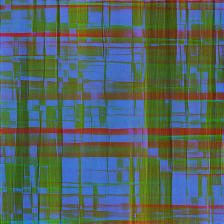
#> input picture results_hpc/ddpm_scratch_10000step_bs8_dataDrivenDiag_precomputed/samples/step_001000_000.png, 224 x 224 px; its folder holds only this picture in this run
$ python analyze_ddpm_50k_comparison_fast.py
#> lines starting #> are read from the running program, lines starting #| are printed output that depends on the picture
"""Fast NumPy/Pillow analysis for the 50k DDPM GAF comparison."""

from __future__ import annotations

import csv
import json
import math
import re
import argparse
from collections import Counter, defaultdict
from pathlib import Path

import numpy as np
from PIL import Image, ImageDraw, ImageFont


PURE_DIR = Path("/home/jliu/Thesis/results_hpc/ddpm_scratch_50000step_bs8_pureMSE/samples")
DIAG_DIR = Path("/home/jliu/Thesis/results_hpc/ddpm_scratch_50000step_bs8_dataDrivenDiag_precomputed/samples")
REAL_DIR = Path("/mnt/beegfs-compat/jliu/Thesis_data/data_no_speed_delta_displacement_paired/images")
OUT_DIR = Path("/home/jliu/Thesis/results_hpc/ddpm_50k_comparison_analysis")
TARGET_RGB = np.array([-0.3689744770526886, 0.003921627998352051, 0.7749511003494263], dtype=np.float64)
REAL_DIAGNOSTIC_LIMIT = 80
STEP_RE = re.compile(r"step_(\d+)_")


def list_pngs(path: Path) -> list[Path]:
    return sorted(p for p in path.rglob("*.png") if p.is_file())


def load_norm(path: Path) -> np.ndarray:
    return np.asarray(Image.open(path).convert("RGB"), dtype=np.float32) / 127.5 - 1.0


def step_groups(paths: list[Path]) -> dict[str, int]:
    groups: dict[str, int] = defaultdict(int)
    for path in paths:
        match = STEP_RE.search(path.name)
        groups[match.group(1) if match else "unknown"] += 1
    return dict(sorted(groups.items()))


def image_diagnostics(img: np.ndarray) -> dict[str, object]:
    diag = np.diagonal(img, axis1=0, axis2=1).T
    symmetry = float(np.mean(np.abs(img - np.transpose(img, (1, 0, 2))))) if img.shape[0] == img.shape[1] else None
    dx = float(np.mean(np.abs(np.diff(img, axis=1))))
    dy = float(np.mean(np.abs(np.diff(img, axis=0))))
    return {
        "diag_rgb": np.mean(diag, axis=0).astype(float).tolist(),
        "symmetry_error": symmetry,
        "edge_strength": dx + dy,
    }


def analyze_set(label: str, paths: list[Path], diagnostic_limit: int | None = None) -> dict[str, object]:
    hist_rgb = np.zeros((3, 256), dtype=np.int64)
    hist_all = np.zeros(256, dtype=np.int64)
    sizes = Counter()
    diag_values: list[list[float]] = []
    symmetry_values: list[float] = []
    edge_values: list[float] = []
    metric_paths = set(paths if diagnostic_limit is None else paths[:diagnostic_limit])

    for path in paths:
        raw = np.asarray(Image.open(path).convert("RGB"), dtype=np.uint8)
        sizes[f"{raw.shape[1]}x{raw.shape[0]}"] += 1
        for c in range(3):
            hist_rgb[c] += np.bincount(raw[:, :, c].ravel(), minlength=256)
        hist_all += np.bincount(raw.ravel(), minlength=256)

        if path in metric_paths:
            diag = image_diagnostics(raw.astype(np.float32) / 127.5 - 1.0)
            diag_values.append(diag["diag_rgb"])
            if diag["symmetry_error"] is not None:
                symmetry_values.append(float(diag["symmetry_error"]))
            edge_values.append(float(diag["edge_strength"]))

    values = np.arange(256, dtype=np.float64) / 127.5 - 1.0

    def mean_std(hist: np.ndarray) -> tuple[float, float]:
        n = int(hist.sum())
        mean = float((values * hist).sum() / n)
        var = float((((values - mean) ** 2) * hist).sum() / (n - 1)) if n > 1 else 0.0
        return mean, math.sqrt(var)

    def quantile(hist: np.ndarray, q: float) -> float:
        idx = int(np.searchsorted(np.cumsum(hist), math.ceil(float(hist.sum()) * q), side="left"))
        return float(values[min(idx, 255)])

    rgb_mean_std = [mean_std(hist_rgb[c]) for c in range(3)]
    overall_mean, overall_std = mean_std(hist_all)
    diag_array = np.array(diag_values, dtype=np.float64) if diag_values else np.zeros((0, 3), dtype=np.float64)

    return {
        "label": label,
        "num_images": len(paths),
        "num_diagnostic_images": len(metric_paths),
        "sizes": dict(sizes),
        "step_groups": step_groups(paths),
        "rgb_mean": [x[0] for x in rgb_mean_std],
        "rgb_std": [x[1] for x in rgb_mean_std],
        "rgb_quantiles": {
            "q01": [quantile(hist_rgb[c], 0.01) for c in range(3)],
            "q50": [quantile(hist_rgb[c], 0.50) for c in range(3)],
            "q99": [quantile(hist_rgb[c], 0.99) for c in range(3)],
        },
        "overall": {
            "mean": overall_mean,
            "std": overall_std,
            "q01": quantile(hist_all, 0.01),
            "q50": quantile(hist_all, 0.50),
            "q99": quantile(hist_all, 0.99),
        },
        "diag_rgb_mean": diag_array.mean(axis=0).astype(float).tolist(),
        "diag_rgb_std": diag_array.std(axis=0, ddof=1).astype(float).tolist(),
        "symmetry_error": {
            "mean": float(np.mean(symmetry_values)),
            "std": float(np.std(symmetry_values, ddof=1)),
        },
        "edge_strength": {
            "mean": float(np.mean(edge_values)),
            "std": float(np.std(edge_values, ddof=1)),
        },
        "paths": [str(p) for p in paths],
    }


def pick_representatives(paths: list[Path], root: Path, prefix: str) -> list[tuple[str, Path]]:
    if not paths:
        return []
    preferred = [
        ("2.5k", root / "step_002500_000.png"),
        ("25k", root / "step_025000_000.png"),
        ("50k", root / "step_050000_000.png"),
        ("25k", root / "checkpoint-25000" / "sample_000000.png"),
        ("50k", root / "checkpoint-50000" / "sample_000000.png"),
    ]
    selected: list[tuple[str, Path]] = []
    for label, path in preferred:
        if path.exists():
            selected.append((f"{prefix} {label}", path))
    if selected:
        return selected[:3]
    indices = sorted(set([0, len(paths) // 2, len(paths) - 1]))
    return [(f"{prefix} {i + 1}", paths[i]) for i in indices]


def make_grid(out_path: Path, pure_paths: list[Path], diag_paths: list[Path], pure_root: Path, diag_root: Path) -> None:
    selected = []
    pure_reps = pick_representatives(pure_paths, pure_root, "pure")
    diag_reps = pick_representatives(diag_paths, diag_root, "diag")
    for i in range(max(len(pure_reps), len(diag_reps))):
        if i < len(pure_reps):
            selected.append(pure_reps[i])
        if i < len(diag_reps):
            selected.append(diag_reps[i])
    selected = selected[:6]
    tile_w, tile_h, label_h = 224, 224, 24
    canvas = Image.new("RGB", (tile_w * len(selected), tile_h + label_h), "white")
    draw = ImageDraw.Draw(canvas)
    try:
        font = ImageFont.load_default()
    except Exception:
        font = None
    for i, (label, path) in enumerate(selected):
        canvas.paste(Image.open(path).convert("RGB").resize((tile_w, tile_h)), (i * tile_w, label_h))
        draw.text((i * tile_w + 6, 6), label, fill=(0, 0, 0), font=font)
    canvas.save(out_path)


def main() -> None:
    args = parse_args()
    out_dir = args.output_dir.resolve()
    pure_dir = args.pure_dir.resolve()
    diag_dir = args.diag_dir.resolve()
    real_dir = args.real_dir.resolve()

    out_dir.mkdir(parents=True, exist_ok=True)
    pure_paths = list_pngs(pure_dir)
    diag_paths = list_pngs(diag_dir)
    real_paths = list_pngs(real_dir)
    results = {
        "analysis_note": "Pixel values are normalized from uint8 PNG values to [-1, 1] as value / 127.5 - 1.",
        "target_rgb": TARGET_RGB.astype(float).tolist(),
        "sets": {
            "real": analyze_set("real", real_paths, diagnostic_limit=REAL_DIAGNOSTIC_LIMIT),
            "pureMSE": analyze_set("pureMSE", pure_paths),
            "dataDrivenDiag": analyze_set("dataDrivenDiag", diag_paths),
        },
        "file_structure": {
            "pureMSE_dir": str(pure_dir),
            "dataDrivenDiag_dir": str(diag_dir),
            "real_dir": str(real_dir),
            "individual_sample_images": True,
            "grid_images_detected": False,
        },
    }
#> call 2 of analyze_set, with label = 'pureMSE'
#> in analyze_set, raw is the input picture: shape (224, 224, 3); mean R, G, B 82.8, 100.6, 99.3
#> in analyze_set (call 2), `hist_all += np.bincount(raw.ravel(), minlength=256)`: hist_all = 256 values, max 1892 at index 78, min 0 at index 231, mean 588
#> in image_diagnostics, `diag = np.diagonal(img, axis1=0, axis2=1).T`: diag = 224 rows, first 8: [-0.631, -0.176, 0.686], [-0.482, -0.0902, 0.569], [-0.427, -0.0902, 0.616], [-0.396, -0.0902, 0.569], [-0.404, -0.0745, 0.671], [-0.145, -0.294, 0.459], [-0.0431, -0.435, 0.357], [-0.0824, -0.349, 0.396]
#> in image_diagnostics, `symmetry = float(np.mean(np.abs(img - np.transpose(img, (1, 0, 2))))) ..`: symmetry = 0.295
#> in image_diagnostics, `dx = float(np.mean(np.abs(np.diff(img, axis=1))))`: dx = 0.084
#> in image_diagnostics, `dy = float(np.mean(np.abs(np.diff(img, axis=0))))`: dy = 0.0942
#> in analyze_set (call 2), `diag = image_diagnostics(raw.astype(np.float32) / 127.5 - 1.0)`: diag = {'diag_rgb': [-0.342, -0.166, 0.428], 'symmetry_error': 0.295, 'edge_strength': 0.178}
#> in analyze_set (call 2), `rgb_mean_std = [mean_std(hist_rgb[c]) for c in range(3)]`: rgb_mean_std = [(-0.351, 0.167), (-0.211, 0.157), (-0.221, 0.546)]
#> in analyze_set (call 2), `overall_mean, overall_std = mean_std(hist_all)`: overall_mean = -0.261; overall_std = 0.348
#> in analyze_set (call 2), `diag_array = np.array(diag_values, dtype=np.float64) if diag_values el..`: diag_array = [[-0.342, -0.166, 0.428]]
    diag_mean = np.array(results["sets"]["dataDrivenDiag"]["diag_rgb_mean"], dtype=np.float64)
#> diag_mean = [-0.342, -0.166, 0.428]
    results["dataDrivenDiag_distance_to_target_l2"] = float(np.linalg.norm(diag_mean - TARGET_RGB))

    json_path = out_dir / "metrics_summary.json"
    csv_path = out_dir / "metrics_summary.csv"
    json_path.write_text(json.dumps(results, indent=2))

    rows = []
    for key, payload in results["sets"].items():
        rows.append({
            "set": key,
            "num_images": payload["num_images"],
            "num_diagnostic_images": payload["num_diagnostic_images"],
            "rgb_mean_r": payload["rgb_mean"][0],
            "rgb_mean_g": payload["rgb_mean"][1],
            "rgb_mean_b": payload["rgb_mean"][2],
            "rgb_std_r": payload["rgb_std"][0],
            "rgb_std_g": payload["rgb_std"][1],
            "rgb_std_b": payload["rgb_std"][2],
            "overall_mean": payload["overall"]["mean"],
            "overall_std": payload["overall"]["std"],
            "diag_mean_r": payload["diag_rgb_mean"][0],
            "diag_mean_g": payload["diag_rgb_mean"][1],
            "diag_mean_b": payload["diag_rgb_mean"][2],
            "symmetry_error_mean": payload["symmetry_error"]["mean"],
            "symmetry_error_std": payload["symmetry_error"]["std"],
            "edge_strength_mean": payload["edge_strength"]["mean"],
            "edge_strength_std": payload["edge_strength"]["std"],
        })
#> this loop made 3 passes
#> key on passes 1 to 3: 'real', 'pureMSE', 'dataDrivenDiag'
#> after the loop, rows = 3 items
    with csv_path.open("w", newline="") as f:
        writer = csv.DictWriter(f, fieldnames=list(rows[0].keys()))
        writer.writeheader()
        writer.writerows(rows)
    grid_path = out_dir / "representative_comparison_grid.png"
    make_grid(grid_path, pure_paths, diag_paths, pure_dir, diag_dir)
#> in make_grid, `canvas = Image.new("RGB", (tile_w * len(selected), tile_h + label_h), ..`: canvas: PIL image 896x248 RGB; every value is 255
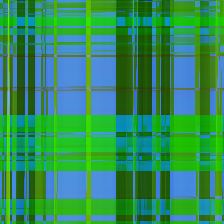
#> input picture Thesis_eval/dataDrivenDiag_checkpoint_final_samples_100/sample_000000.png, 224 x 224 px, found by its file name
#> in make_grid, `canvas.paste(Image.open(path).convert("RGB").resize((tile_w, tile_h)),..`:
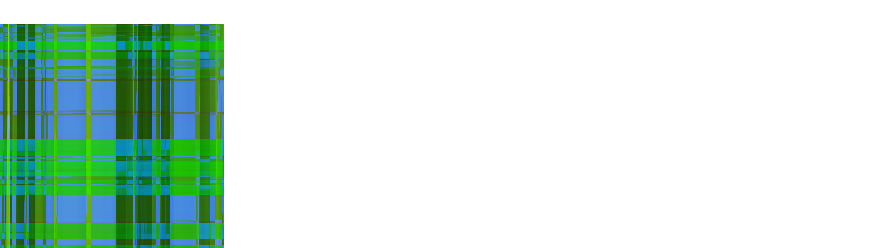
#> canvas: PIL image 896x248 RGB; mean R, G, B 208.3, 229.5, 217.8
#> in make_grid, `canvas.save(out_path)`:
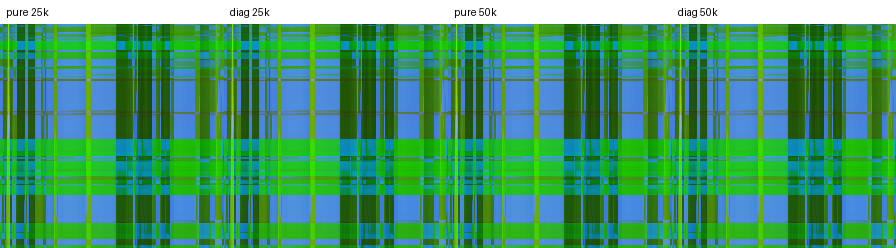
#> saved as representative_comparison_grid.png: PIL image 896x248 RGB; mean R, G, B 67.8, 152.5, 105.6
    print(json.dumps({
        "num_real": len(real_paths),
        "num_pureMSE": len(pure_paths),
        "num_dataDrivenDiag": len(diag_paths),
        "metrics_summary_json": str(json_path),
        "metrics_summary_csv": str(csv_path),
        "representative_grid": str(grid_path),
    }, indent=2))


def parse_args() -> argparse.Namespace:
    parser = argparse.ArgumentParser(description=__doc__)
    parser.add_argument("--pure-dir", type=Path, default=PURE_DIR, help="Pure MSE sample directory.")
    parser.add_argument("--diag-dir", type=Path, default=DIAG_DIR, help="Data-driven diagonal sample directory.")
    parser.add_argument("--real-dir", type=Path, default=REAL_DIR, help="Real image directory.")
    parser.add_argument("--output-dir", type=Path, default=OUT_DIR, help="Output analysis directory.")
    return parser.parse_args()


if __name__ == "__main__":
    main()
